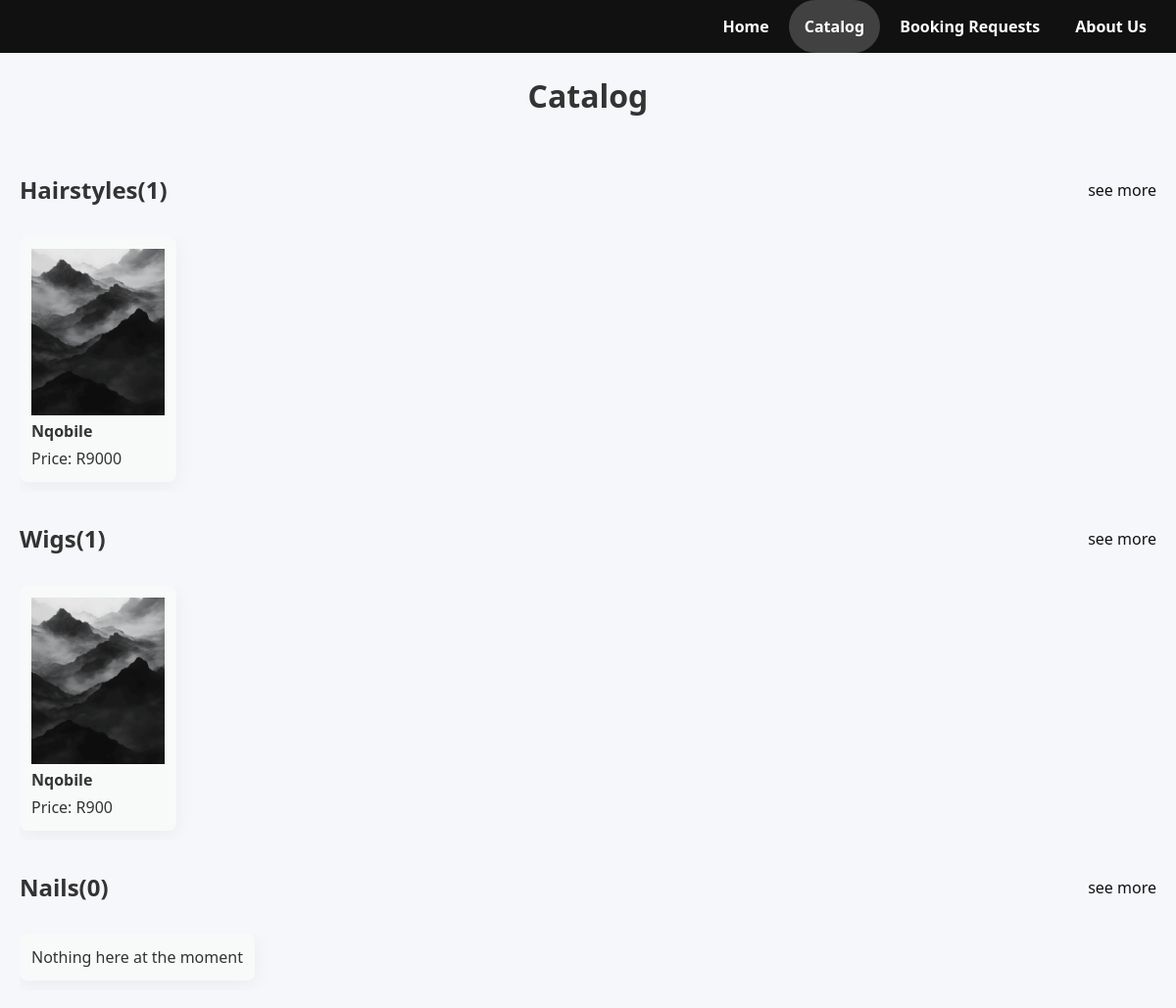
The app's page /user_catalog, older data.
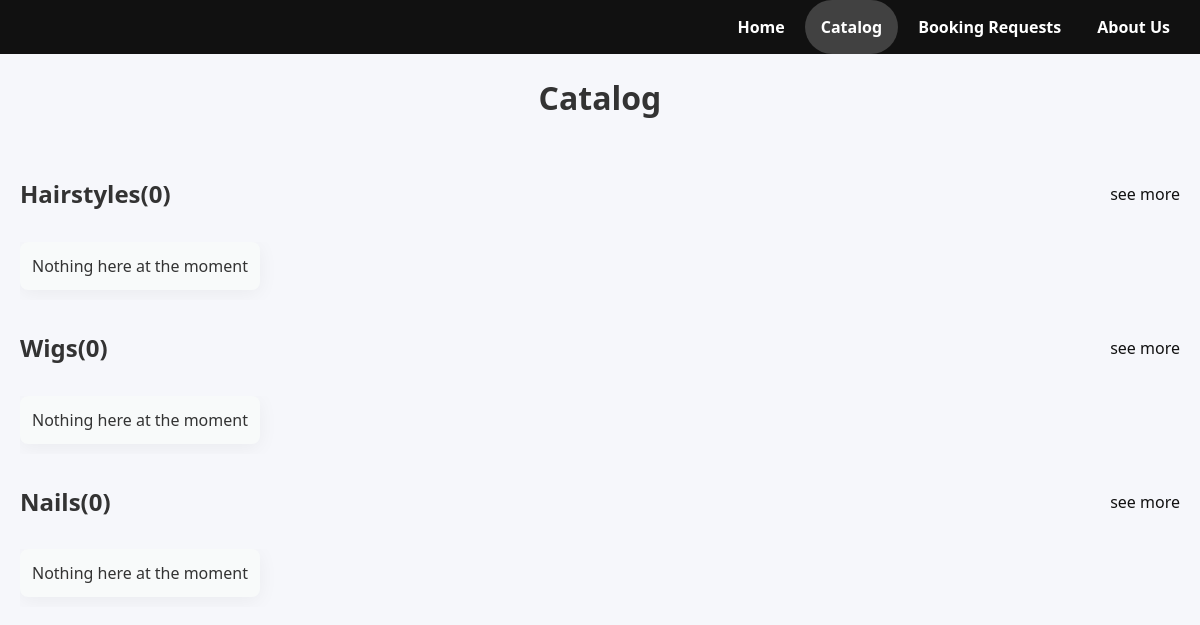
The same page, newer data.
### tables this page shows
CREATE TABLE catalog (
    item_id INTEGER PRIMARY KEY AUTOINCREMENT,
    name TEXT NOT NULL,
    price TEXT NOT NULL,
    category TEXT NOT NULL,
    image BLOB NOT NULL,
    description TEXT NOT NULL,
    created_at TEXT NOT NULL,
    updated_at TEXT NOT NULL    
    );

### app.py (the view)
@app.route("/user_catalog")
def user_catalog_route():
    catalog = load_catalog()
    wigs = [item for item in catalog if item.get("category") == "Wigs"]
    hairstyles = [item for item in catalog if item.get("category") == "Hairstyles"]
    nails = [item for item in catalog if item.get("category") == "Nails"]
    return render_template("user/catalog.html", wigs=wigs, hairstyles=hairstyles, nails=nails)

### models/catalog.py (called while the page is built)
def catalog_table():
    conn, cur = database_connection()
    cur.execute("""
    CREATE TABLE IF NOT EXISTS catalog (
    item_id INTEGER PRIMARY KEY AUTOINCREMENT,
    name TEXT NOT NULL,
    price TEXT NOT NULL,
    category TEXT NOT NULL,
    image BLOB NOT NULL,
    description TEXT NOT NULL,
    created_at TEXT NOT NULL,
    updated_at TEXT NOT NULL
    );
    """)
    conn.commit()
    conn.close()

def load_catalog():
    catalog_table()
    conn, cur = database_connection()
    cur.execute("""
    SELECT * FROM catalog ORDER BY item_id DESC
    """)
    catalog = [dict(row) for row in cur.fetchall()]
    conn.close()
    return catalog

### models/db.py (called while the page is built)
def database_connection():
    conn = sqlite3.connect(DATABASE_PATH, timeout=10)
    conn.row_factory = sqlite3.Row
    conn.execute("PRAGMA foreign_keys = ON")
    conn.execute("PRAGMA journal_mode = WAL")
    conn.execute("PRAGMA synchronous = NORMAL")
    conn.execute("PRAGMA busy_timeout = 5000")
    return conn, conn.cursor()

### templates/user/catalog.html (shortened to what this page needs)
{% extends "user/base.html" %}
{% block content %}
<h1>Catalog</h1>
<div class="category-row-title page-links">
    <h2>Hairstyles({{ hairstyles|length }})</h2>
    <a href="{{ url_for('filtered_catalog_route', category='Hairstyles') }}">see more</a></div>
<div class="category-row">
{% if hairstyles %}
    {% for item in hairstyles %}
    <div class="card user-catalog-item-card" data-name="{{ item.name }}" data-category="{{ item.category }}" data-price="{{ item.price }}" data-image="{{ item.image }}" data-description="{{ item.description }}">
        <img src="{{ url_for('static', filename=item.image) }}" alt="demo">
        <strong>{{ item.name }}</strong>
        <p>Price: R{{ item.price }}</p>
    </div>
    {% endfor %}
{% else %}
<div class="card">
    <p>Nothing here at the moment</p>
</div>
{% endif %}
</div>
<div class="category-row-title page-links">
    <h2>Wigs({{ wigs|length }})</h2>
    <a href="{{ url_for('filtered_catalog_route', category='Wigs') }}">see more</a>
</div>
<div class="category-row">
{% if wigs %}
    {% for item in wigs %}
        <div class="card user-catalog-item-card" data-name="{{ item.name }}" data-category="{{ item.category }}" data-price="{{ item.price }}" data-image="{{ item.image }}" data-description="{{ item.description }}">
        <img src="{{ url_for('static', filename=item.image) }}" alt="demo">
        <strong>{{ item.name }}</strong>
        <p>Price: R{{ item.price }}</p>
        </div>
    {% endfor %}
{% else %}
<div class="card">
    <p>Nothing here at the moment</p>
</div>
{% endif %}
</div>
<div class="category-row-title page-links">
    <h2>Nails({{ nails | length }})</h2>
    <a href="{{ url_for('filtered_catalog_route', category='Nails') }}">see more</a>
</div>
<div class="category-row">
{% if nails %}
    {% for item in nails %}
        <div class="card user-catalog-item-card" data-name="{{ item.name }}" data-category="{{ item.category }}" data-price="{{ item.price }}" data-image="{{ item.image }}" data-description="{{ item.description }}">
        <img src="{{ url_for('static', filename=item.image) }}" alt="demo">
        <strong>{{ item.name }}</strong>
        <p>Price: R{{ item.price }}</p>
        </div>
    {% endfor %}
{% else %}
<div class="card">
    <p>Nothing here at the moment</p>
</div>
{% endif %}
</div>
{% endblock %}

### templates/user/base.html (shortened to what this page needs)
<!DOCTYPE html>
<html lang="en">
<head>
    <link rel="stylesheet" href="{{ url_for('static', filename='style.css') }}">
</head>
<body>
    <nav>
        <div class="nav-links" id="nav-links">
            <a href="{{ url_for('user_home_route') }}" class="{% if request.endpoint == 'user_home_route' %}active{% endif %}">Home</a>
            <a href="{{ url_for('user_catalog_route') }}" class="{% if request.endpoint in ['user_catalog_route', 'filtered_catalog_route'] %}active{% endif %}">Catalog</a>
            <a href="{{ url_for('user_booking_requests_route') }}" class="{% if request.endpoint == 'user_booking_requests_route' %}active{% endif %}">Booking Requests</a>
            <a href="{{ url_for('user_about_route') }}" class="{% if request.endpoint == 'user_about_route' %}active{% endif %}">About Us</a>
        </div>
    </nav>
<main>{% block content %}{% endblock %}</main>
</body>
</html>

### static/style.css (style rules this page uses)
:root { --surface-tint: #f6f7fb; --surface-accent: #fafafa; --accent-500: #111111; --accent-700: #111111; --ink-900: #333333; --ink-700: #666666; --surface: rgba(255, 255, 255, 0.88); --surface-strong: #ffffff; --border-soft: rgba(0, 0, 0, 0.10); --shadow-soft: 0 4px 20px rgba(0, 0, 0, 0.05); }
* { box-sizing: border-box; }
body { font-family: "Segoe UI", Tahoma, Geneva, Verdana, sans-serif; margin: 0; min-height: 100vh; background-color: #f6f7fb; color: var(--ink-900); line-height: 1.5; }
nav { background-color: #111; display: flex; justify-content: right; align-items: center; padding: 0 14px; position: sticky; top: 0; z-index: 20; box-shadow: none; }
nav a { color: white; text-decoration: none; padding: 15px 16px; font-weight: 600; border-radius: 999px; transition: background-color 0.2s ease, transform 0.2s ease, opacity 0.2s ease; }
.nav-links a.active { background: rgba(255, 255, 255, 0.2); }
.nav-links { display: flex; align-items: center; gap: 4px; }
.page-links { display: flex; gap: 12px; justify-content: space-between; }
h1 { text-align: center; margin: 0 0 24px; }
.page-links a { color: var(--accent-500); text-decoration: none; }
main { padding: 20px; margin: 0 auto; }
.category-row-title, .category-row-title a { display: flex; align-items: center; padding: 10px 0px; justify-content: space-between; text-decoration: none; }
.category-row { display: flex; flex-direction: row; gap: 20px; overflow-x: auto; padding-bottom: 10px; }
.card { background-color:rgb(248, 250, 250); padding: 12px; border-radius: 8px; box-shadow: var(--shadow-soft); display: flex; flex-direction: column; justify-content: space-between; gap: 4px; text-overflow: ellipsis; overflow: hidden; white-space: nowrap; }
.card p { margin: 0px; }

Row changes from the older to the newer data that the page shows:
removed catalog: image (picture), name "Nqobile", price "9000", shown under "Hairstyles(1)"
removed catalog: image (picture), name "Nqobile", price "900", shown under "Wigs(1)"
Text that changed along with them:
{{ hairstyles|length }}: "1" → "0"
{{ wigs|length }}: "1" → "0"
text now shown: "Nothing here at the moment Nothing here at the moment"
